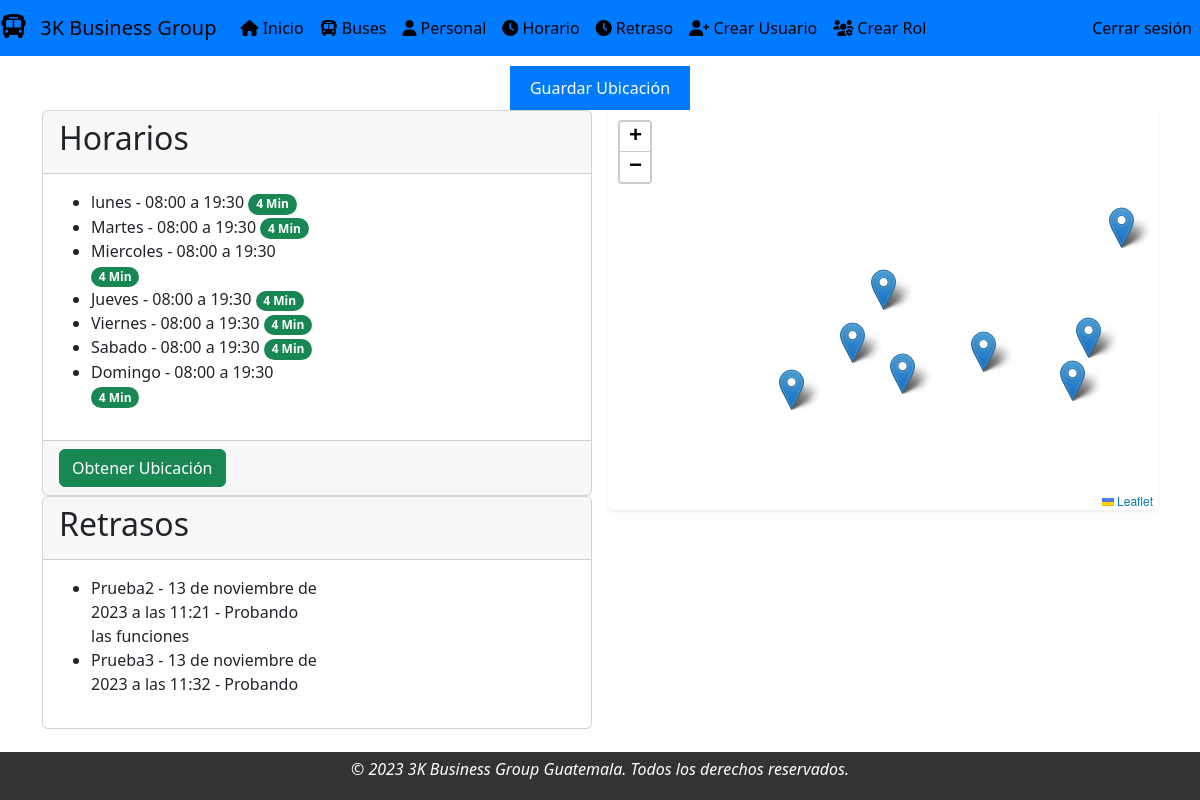
The app's page / (signed in) with its own data.
### modulo_registro/models.py (models this page shows)
class Horario(models.Model):
    dia = models.CharField(max_length=10, blank=False,choices=dias, verbose_name='Dias')
    horario_inicio = models.TimeField(verbose_name='Horario Inicio')
    horario_fin = models.TimeField(verbose_name='Horario Fin')

class Retraso(models.Model):
    titulo = models.CharField(max_length=256, blank=False, verbose_name='Titulo')
    dia = models.DateTimeField(verbose_name='Dia', )
    descripcion = models.CharField(max_length=256, verbose_name='Descripcion')

### modulo_dashboard/views.py (the view)
# urls.py: path('', DashboardView.as_view(), name='index'),
class DashboardView(TemplateView):
    template_name = 'dashboard.html'
    Ubicacion.objects.all()
    fecha_actual = date.today()
    retrasos = Retraso.objects.all()
    items = Horario.objects.all()
    paradas = Ubicacion.objects.all()
    def get_context_data(self, **kwargs):
        context = super().get_context_data(**kwargs)
        context['items'] = self.items
        context['retrasos'] = self.retrasos
        context['paradas'] = self.paradas
        return context

### modulo_dashboard/templates/dashboard.html (shortened to what this page needs)
{% extends "base.html" %}
{% block scripts %}
    <link rel="stylesheet" href="https://unpkg.com/leaflet@1.7.1/dist/leaflet.css" async/>
{% endblock %}
{% block contenido %}
    <div style="display: flex; flex-direction: column; align-items: center; text-align: center;">
        {% if user.is_authenticated %}
            <button id="saveLocationButton" onclick="guardarUbicacion()"
                    style="background-color: #007bff; color: #fff; padding: 10px 20px; border: none; cursor: pointer; margin: 10px auto 0;">
                Guardar Ubicación
            </button>
        {% endif %}
    </div>
    <div class="row g-3">
        <div class="col-12 col-md-6">
            <div class="card">
                <div class="card-header">
                    <h2>Horarios</h2>
                </div>
                <div class="card-body">
                    <div class="col-12 col-sm-6">
                        <ul id="horariosList">
                            {% for item in items %}
                                <li>{{ item.dia }} - {{ item.horario_inicio }} a {{ item.horario_fin }}
                                    <span class="badge rounded-pill bg-success">4 Min</span>
                                </li>
                            {% endfor %}
                        </ul>
                    </div>
                </div>
                <div class="card-footer">
                    <div class="col-12">
                        <button id="getCurrentLocationButton" onclick="obtenerUbicacionActual()"
                                class="btn btn-success">Obtener Ubicación
                        </button>
                    </div>
                </div>
            </div>
            <div class="card">
                <div class="card-header">
                    <h2>Retrasos</h2>
                </div>
                <div class="card-body">
                    <div class="col-12 col-sm-6">
                        <ul id="retrasosList">
                            {% for retraso in retrasos %}
                                <li>{{ retraso.titulo }} - {{ retraso.dia }} - {{ retraso.descripcion }}</li>
                            {% endfor %}
                        </ul>
                    </div>
                </div>
            </div>
        </div>
        <div class="col-12 col-sm-6">
            <div id="map" style="height: 400px;" class="shadow-sm bg-body rounded"></div>
        </div>
    </div>
{% endblock contenido %}

### static/css/style.css (style rules this page uses)
#map { margin-bottom: 50px; }

### records on screen
Horario: dia "lunes", horario_inicio "08:00", horario_fin "19:30"
Horario: dia "Martes", horario_inicio "08:00", horario_fin "19:30"
Horario: dia "Miercoles", horario_inicio "08:00", horario_fin "19:30"
Horario: dia "Jueves", horario_inicio "08:00", horario_fin "19:30"
Horario: dia "Viernes", horario_inicio "08:00", horario_fin "19:30"
Horario: dia "Sabado", horario_inicio "08:00", horario_fin "19:30"
Horario: dia "Domingo", horario_inicio "08:00", horario_fin "19:30"
Retraso: titulo "Prueba2", dia "13 de noviembre de 2023 a las 11:21", descripcion "Probando las funciones"
Retraso: titulo "Prueba3", dia "13 de noviembre de 2023 a las 11:32", descripcion "Probando"
